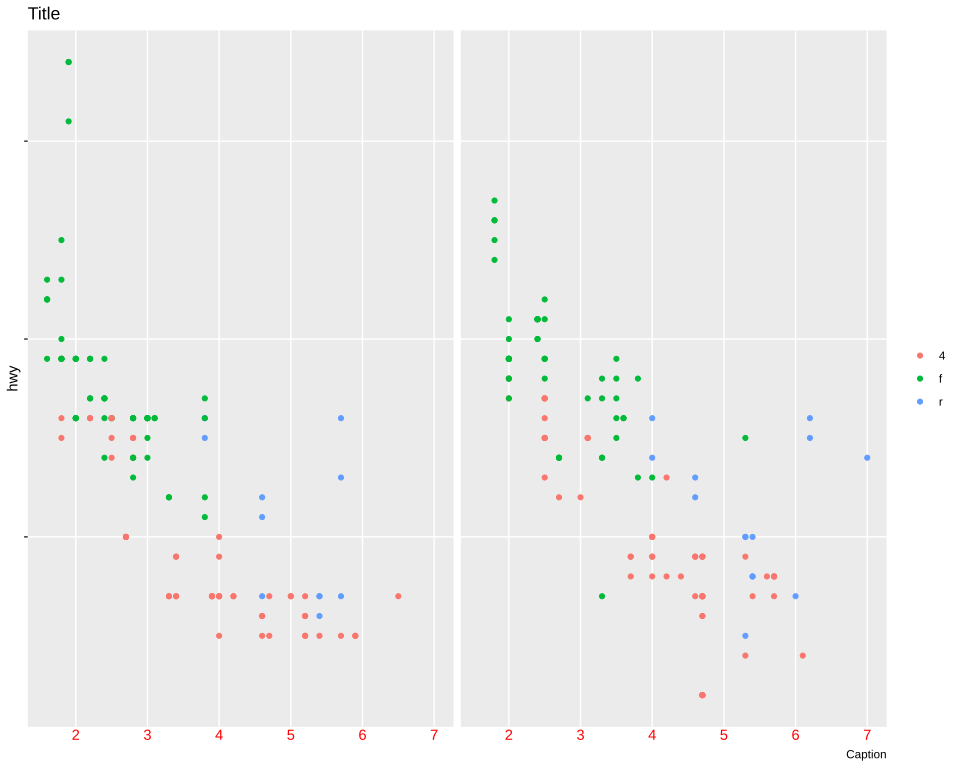

Source code (R):
# The plot test/golden/theme_removed.svg draws, drawn by ggplot2 itself, as ggplot2's own visual
# tests draw their snapshots: the independent check on that golden whenever it changes. The suite
# never runs this; it needs R, ggplot2 and vdiffr, saved as the Docker image giggly-r:ggplot2-4.0.3.
# From the repository's root:
#
#   docker run --rm -v "$PWD/test/golden":/golden:ro giggly-r:ggplot2-4.0.3 \
#     Rscript /golden/theme_removed.R > theme_removed.ggplot2.svg
#
# and compare the two drawings element by element, as test/golden/point.R describes.
#
# Removals across a faceted plot with a legend and every label: the tick labels, but the x axis's,
# which a setting gives and so skips its removed parent, drawn red at the root text's size, not
# axis.text's share of it; the x axis's ticks, so its labels move up to the panel, and its title;
# the minor grid lines; the strips' text, which takes the whole strip and its row with it; the
# legend's title and its keys' backgrounds; and the plot's subtitle and tag, each taking its room.
#
# First checked with ggplot2 4.0.3 and vdiffr 1.0.9: every element and clip path matches, and the
# one departure is test/golden/point.R's, the x axis drawn before the y.

library(ggplot2)

plot <- ggplot(mpg, aes(displ, hwy, colour = drv)) +
  geom_point() +
  facet_wrap(~year) +
  labs(title = "Title", subtitle = "Subtitle", caption = "Caption", tag = "A") +
  theme_gray() +
  theme(
    axis.text = element_blank(),
    axis.text.x = element_text(colour = "red"),
    axis.ticks.x = element_blank(),
    axis.title.x = element_blank(),
    panel.grid.minor = element_blank(),
    strip.text = element_blank(),
    legend.title = element_blank(),
    legend.key = element_blank(),
    plot.subtitle = element_blank(),
    plot.tag = element_blank()
  )

file <- tempfile(fileext = ".svg")
vdiffr::write_svg(plot, file)
cat(readLines(file), sep = "\n")
